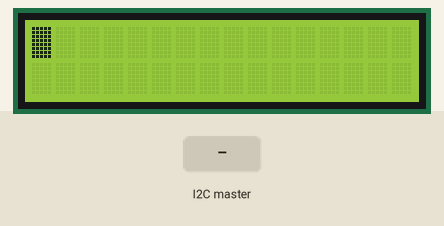
The sketch below on a simulated Arduino Uno, built with avr-gcc and run on an emulated ATmega328P. On the bench: 16×2 character LCD. Wiring (inferred from the names in the program): character LCD (HD44780): RS pin 12; E pin 11; data pin 9, pin 8, pin 7, pin 6, pin 5, pin 4, pin 3, pin 2. Inputs (shaded band) come from the test bench.

Above: at 1.2 s.
1.3 s: the I2C master sends the byte 1
At 2.3 s:
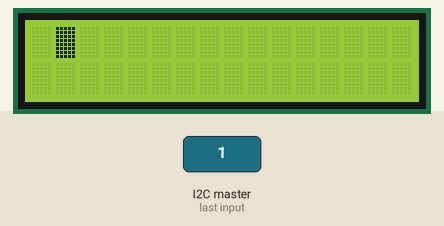
2.8 s: the I2C master sends the byte 0
At 3.4 s:
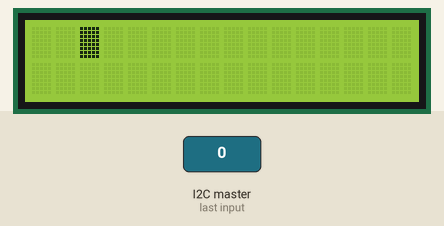
4.3 s: the I2C master sends the byte 2
At 4.6 s:
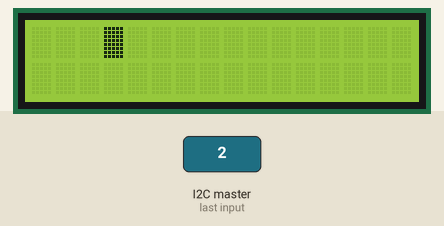
5.8 s: the I2C master sends the byte 90
At 6.9 s:
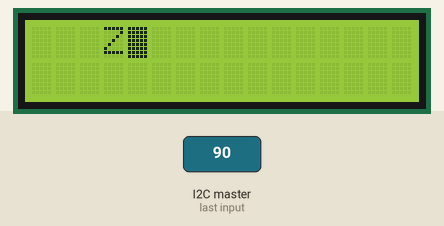
7.3 s: the I2C master sends the byte 200
At 8.1 s:
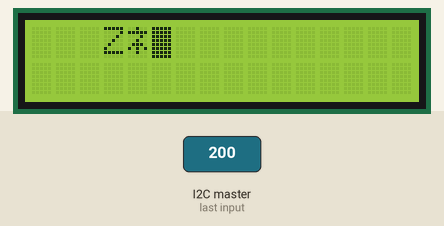
8.8 s: the I2C master sends the byte 1
At 9.2 s:
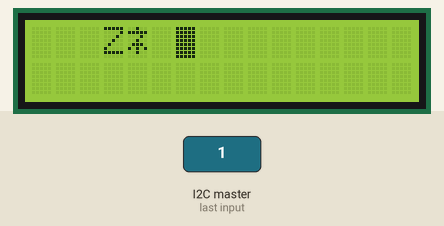
Timing chart, 0 to 11.3 s (numbered marks = the images above; inputs shaded):
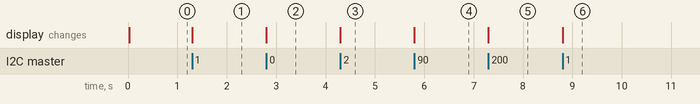

Measured:
- after the input at 1.3 s, the display: changes at once (image 1)
- after the input at 2.8 s, the display: changes at once (image 2)
- after the input at 4.3 s, the display: changes at once (image 3)
- after the input at 5.8 s, the display: changes at once (image 4)
- after the input at 7.3 s, the display: changes at once (image 5)
- after the input at 8.8 s, the display: changes at once (image 6)

The sketch:

i2c_esclavo.ino
```cpp
#include <Wire.h>
#include <string.h>

// LCD LM016L Pines
#define RS 12
#define E 11
#define D0 9
#define D1 8
#define D2 7
#define D3 6
#define D4 5
#define D5 4
#define D6 3
#define D7 2

int pines[] = {RS, E, D0, D1, D2, D3, D4, D5, D6, D7};
char entrada[17];
int largo = 0;

void setup() {
  // Inicia como esclavo en dirección 0x08
  Wire.begin(0x08);
  Wire.onReceive(onReceiveHandler);

  for (int i = 0; i < 10; i++) {
    pinMode(pines[i], OUTPUT);
  }
  delay(20);
  lcdComando(0x38); delayMicroseconds(50);
  lcdComando(0x06); delayMicroseconds(50);
  lcdComando(0x0F); delayMicroseconds(50);
  lcdComando(0x14); delayMicroseconds(50);
  lcdComando(0x01); delay(2);
  lcdComando(0x80);
  limpiarEntrada();
}

void loop() {
  // Todo lo importante ocurre en la interrupción I2C
}

void onReceiveHandler(int cantidad) {
  while (Wire.available()) {
    char tecla = Wire.read();

    // Mostrar la tecla en el LCD
    if (tecla == 'C') {
      lcdComando(0x01);
      limpiarEntrada();
    } else {
      if (largo < 16) {
        entrada[largo++] = tecla;
        lcdDato(tecla);
      }
    }
  }
}

void lcdComando(byte cmd) {
  digitalWrite(RS, LOW);
  enviarByte(cmd);
}
void lcdDato(byte data) {
  digitalWrite(RS, HIGH);
  enviarByte(data);
}
void enviarByte(byte valor) {
  digitalWrite(D0, (valor >> 0) & 0x01);
  digitalWrite(D1, (valor >> 1) & 0x01);
  digitalWrite(D2, (valor >> 2) & 0x01);
  digitalWrite(D3, (valor >> 3) & 0x01);
  digitalWrite(D4, (valor >> 4) & 0x01);
  digitalWrite(D5, (valor >> 5) & 0x01);
  digitalWrite(D6, (valor >> 6) & 0x01);
  digitalWrite(D7, (valor >> 7) & 0x01);
  digitalWrite(E, HIGH); delayMicroseconds(1);
  digitalWrite(E, LOW); delayMicroseconds(50);
}

void limpiarEntrada() {
  memset(entrada, 0, sizeof(entrada));
  largo = 0;
}
```
